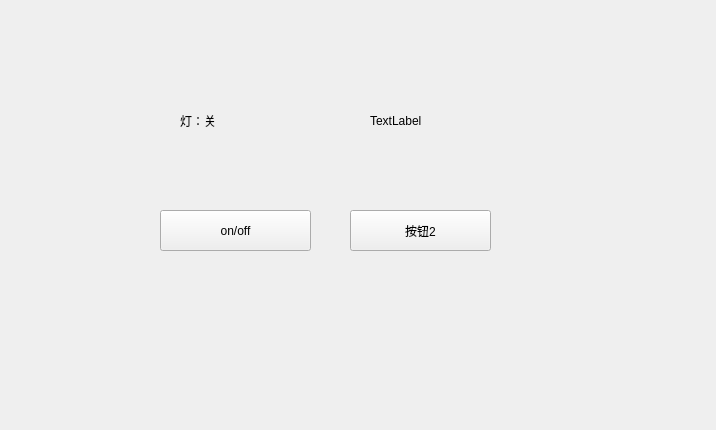
<?xml version="1.0" encoding="UTF-8"?>
<ui version="4.0">
 <class>Widget</class>
 <widget class="QWidget" name="Widget">
  <property name="enabled">
   <bool>true</bool>
  </property>
  <property name="geometry">
   <rect>
    <x>0</x>
    <y>0</y>
    <width>716</width>
    <height>430</height>
   </rect>
  </property>
  <property name="windowTitle">
   <string>Widget</string>
  </property>
  <widget class="QLabel" name="label_1">
   <property name="geometry">
    <rect>
     <x>180</x>
     <y>90</y>
     <width>131</width>
     <height>61</height>
    </rect>
   </property>
   <property name="text">
    <string>灯：关</string>
   </property>
  </widget>
  <widget class="QPushButton" name="btn_1">
   <property name="geometry">
    <rect>
     <x>160</x>
     <y>210</y>
     <width>151</width>
     <height>41</height>
    </rect>
   </property>
   <property name="cursor">
    <cursorShape>ArrowCursor</cursorShape>
   </property>
   <property name="text">
    <string>on/off</string>
   </property>
  </widget>
  <widget class="QLabel" name="label_2">
   <property name="geometry">
    <rect>
     <x>370</x>
     <y>100</y>
     <width>151</width>
     <height>41</height>
    </rect>
   </property>
   <property name="text">
    <string>TextLabel</string>
   </property>
  </widget>
  <widget class="QPushButton" name="btn_2">
   <property name="geometry">
    <rect>
     <x>350</x>
     <y>210</y>
     <width>141</width>
     <height>41</height>
    </rect>
   </property>
   <property name="cursor">
    <cursorShape>ArrowCursor</cursorShape>
   </property>
   <property name="text">
    <string>按钮2</string>
   </property>
  </widget>
 </widget>
 <layoutdefault spacing="6" margin="11"/>
 <resources/>
 <connections/>
</ui>
